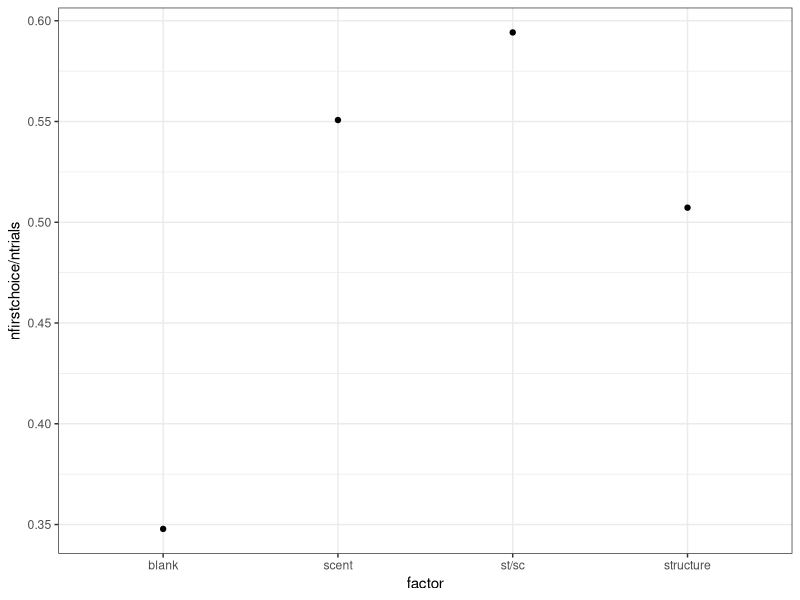
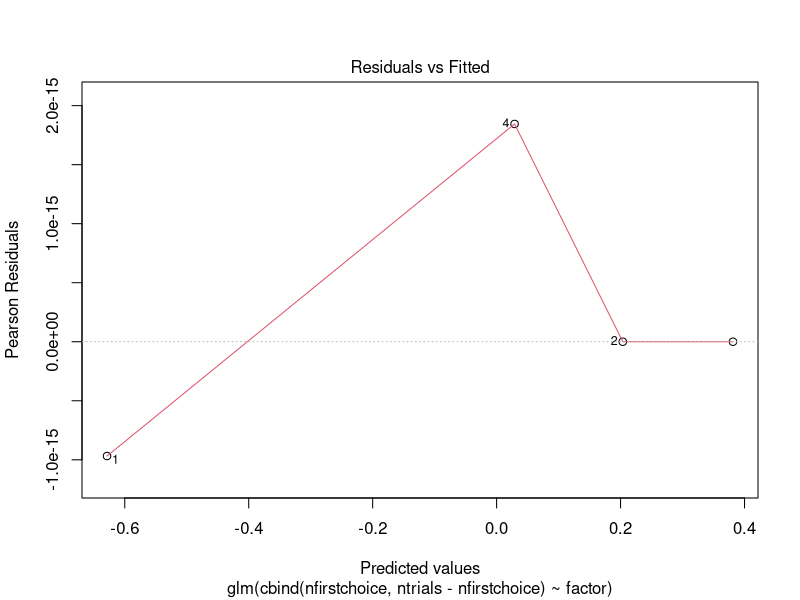

These figures' R source, in order: (Note: this script raises an error after producing the figures.)
###
# Project: Seagrass as habitat for juvenile lobsters
# Data:    Structure Vs Scent Trials - Binomial model
# Task:    Data wrangling and modelling for first/final choice data
# author:  Kaitlin McCloghry, Kingsley Griffin
# date:    April-July 2022
#

library(tidyverse)
library(reshape2)
library(ggplot2)
library(lme4)
library(dplyr)
library(tidyr)
library(stringr)

# read in data
structure_vs_scent <- read.csv("data/Structure_vs_scent_20.07.2022.csv")

#view data
head(structure_vs_scent)
# View(structure_vs_scent)
str(structure_vs_scent)
summary(structure_vs_scent)

# tidy up the data
struct_vs_scent_clean <- filter(structure_vs_scent, Useable.data == 1)
head(struct_vs_scent_clean)

#struct_vs_scent_clean$lower     <- pmin(struct_vs_scent_clean$density.A, struct_vs_scent_clean$density.B)
#struct_vs_scent_clean$higher    <- pmax(struct_dens_clean$density.A, struct_dens_clean$density.B)




#FIRST CHOICE

firstchoice_bylevel_structscent <- summarise(group_by(struct_vs_scent_clean, first.choice),
                                 nfirstchoice_structscent = n())
head(firstchoice_bylevel_structscent)


#getting ntrials
trials_structure <- table(struct_vs_scent_clean$side.A, struct_vs_scent_clean$side.B)
trials_structure <- as.data.frame.matrix(trials_structure)
trials_structure$ntrials <- trials_structure$blank + trials_structure$scent + trials_structure$`st/sc` + trials_structure$structure
trials_structure

side.A <- struct_vs_scent_clean %>% 
  group_by(side.A) %>% 
  summarise(countA=n())
side.B <- struct_vs_scent_clean %>% 
  group_by(side.B) %>% 
  summarise(countB=n())
trials_struct_scent <- cbind(side.A, side.B) %>%  
  mutate(ntrials=countA+countB)

#creating dataframe to run model with
firstchoice_factors_structscent <- firstchoice_bylevel_structscent %>% 
  dplyr::select(c(first.choice, nfirstchoice_structscent)) %>% 
  mutate(ntrials = trials_struct_scent$ntrials) %>% 
  rename(factor = "first.choice",
         nfirstchoice = "nfirstchoice_structscent")
firstchoice_factors_structscent

# plot the main effect we're interested in
ggplot(firstchoice_factors_structscent, aes(factor, nfirstchoice/ntrials)) + 
  geom_point() +
  theme_bw()

#cannot create line of best fit as non-linear

# model this to check its robustness
m1_structscent_first <- glm(cbind(nfirstchoice, ntrials - nfirstchoice) ~ factor, 
          data = firstchoice_factors_structscent, family = "binomial")
summary(m1_structscent_first)
plot(m1_structscent_first)

#cannot get SE curves as non-linear

ggsave("plots/structure_vs_scent_firstchoice_binomial.png")





#LAST CHOICE
finalchoice_bylevel_structscent <- summarise(group_by(struct_vs_scent_clean, final.choice),
                                             nlastchoice_structscent = n())
head(finalchoice_bylevel_structscent)

finalchoice_bylevel_structscent_clean <- finalchoice_bylevel_structscent[complete.cases(finalchoice_bylevel_structscent),]

#getting ntrials
side.A_final <- struct_vs_scent_clean %>% 
  group_by(side.A) %>% 
  summarise(countA=n())
side.B_final <- struct_vs_scent_clean %>% 
  group_by(side.B) %>% 
  summarise(countB=n())
trials_struct_scent_final <- cbind(side.A_final, side.B_final) %>%  
  mutate(ntrials=countA+countB)

#creating dataframe to run model with
finalchoice_factors_structscent <- finalchoice_bylevel_structscent_clean %>% 
  dplyr::select(c(final.choice, nlastchoice_structscent)) %>% 
  mutate(ntrials = trials_struct_scent_final$ntrials) %>% 
  rename(factor = "final.choice",
         nfinalchoice = "nlastchoice_structscent")
finalchoice_factors_structscent

# plot the main effect we're interested in
ggplot(finalchoice_factors_structscent, aes(factor, nfinalchoice/ntrials)) + 
  geom_point() +
  theme_bw()

#cannot create line of best fit as non-linear

# model this to check its robustness
m1_structscent_final <- glm(cbind(nfinalchoice, ntrials - nfinalchoice) ~ factor, 
          data = finalchoice_factors_structscent, family = "binomial")
summary(m1_structscent_final)
plot(m1_structscent_final)

#cannot get SE curves as non-linear

ggsave("plots/structure_vs_scent_finalchoice_binomial.png")
